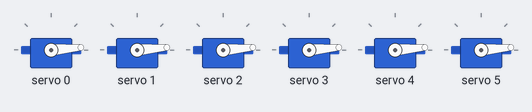
A sketch run on a simulated Arduino Uno, built with avr-gcc and run on an emulated ATmega328P. Shown: 6 × servo.

Above: at 0.15 s.
At 0.55 s:
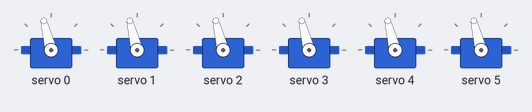
At 0.75 s:
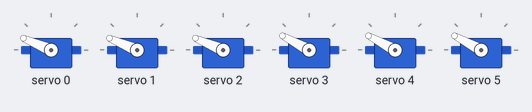
At 0.95 s:
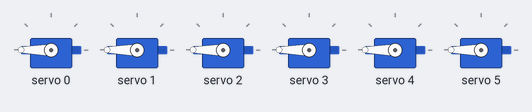
At 1.35 s:
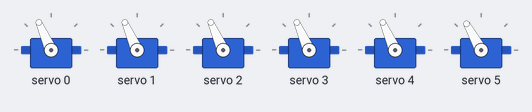
At 1.75 s:
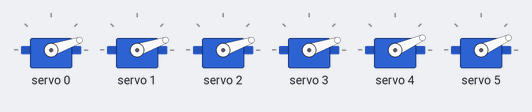
Timing chart, 0 to 4.1 s (numbered marks = the images above):
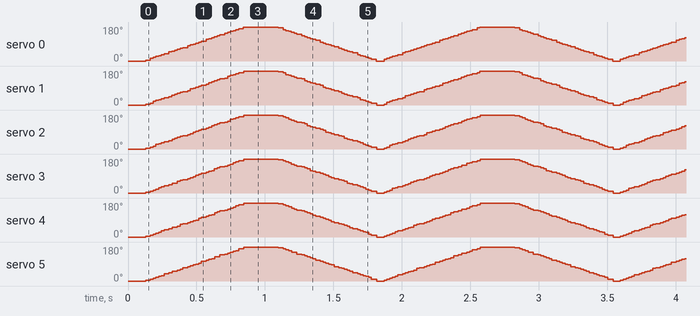

The sketch:

fake_test_servo_driver.ino
```cpp
#include "HCPCA9685.h"
#define  I2CAdd 0x40

HCPCA9685 HCPCA9685(I2CAdd);

void setup(){
  HCPCA9685.Init(SERVO_MODE);
  HCPCA9685.Sleep(false);
  HCPCA9685.Servo(0, 10);
    HCPCA9685.Servo(1, 10);
    HCPCA9685.Servo(2, 10);
    HCPCA9685.Servo(3, 10);
    HCPCA9685.Servo(4, 10);
    HCPCA9685.Servo(5, 10);
    delay(100);
}


void loop(){
  unsigned int Pos;
  for(Pos = 10; Pos < 450; Pos=Pos+10){
    HCPCA9685.Servo(0, Pos);
    HCPCA9685.Servo(1, Pos);
    HCPCA9685.Servo(2, Pos);
    HCPCA9685.Servo(3, Pos);
    HCPCA9685.Servo(4, Pos);
    HCPCA9685.Servo(5, Pos);
    delay(15);
  }

  for(Pos = 450; Pos >= 10; Pos=Pos-10)
  {
    HCPCA9685.Servo(0, Pos);
    HCPCA9685.Servo(1, Pos);
    HCPCA9685.Servo(2, Pos);
    HCPCA9685.Servo(3, Pos);
    HCPCA9685.Servo(4, Pos);
    HCPCA9685.Servo(5, Pos);
    delay(15);
  }
}
```
